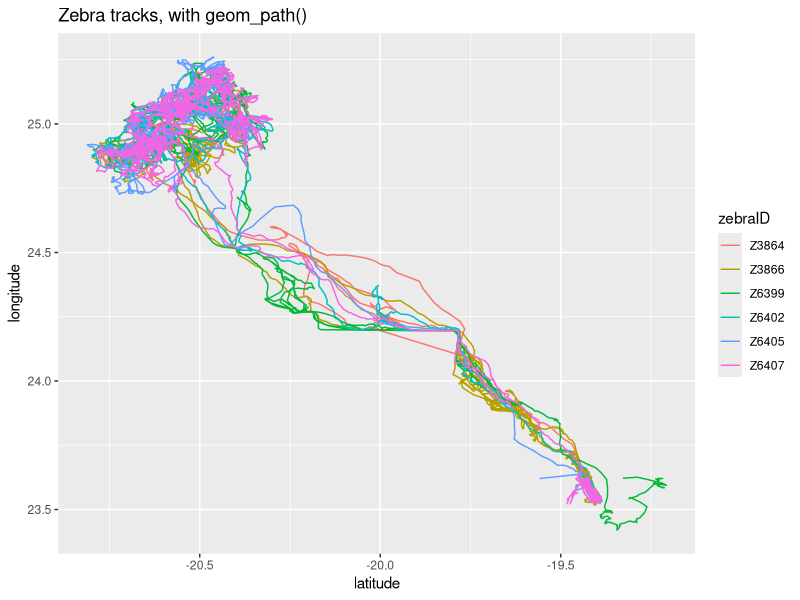
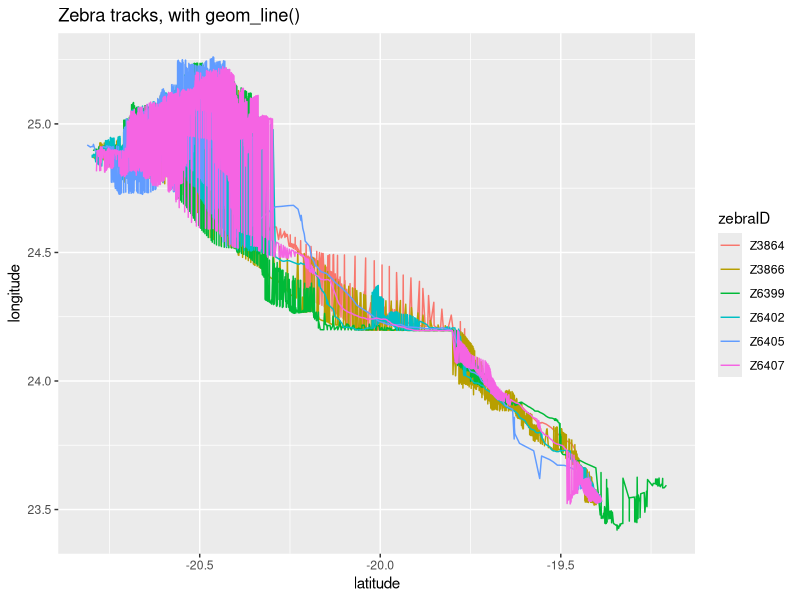

The R script that drew these images, in order:
# Activity 02_02: drawing paths

library(ggplot2)

# load the dataset: the tracking of 6 zebras in northern Botswana.
# Sample of the data from "Bartlam-Brooks HLA, Beck PSA, Bohrer G, Harris S (2013) In search of greener pastures—using satellite images to predict the effects of environmental change on zebra migration. Journal of Geophysical Research: Biogeosciences v 188, p 1–11. doi:10.1002/jgrg.20096"
# Available at: https://www.datarepository.movebank.org/handle/10255/move.343
migratoryZebras <- read.csv("migratingZebras.csv")
head(migratoryZebras)

# plotting with geom_path
p <- ggplot(migratoryZebras, aes(x = latitude, y= longitude, color = zebraID)) 
p + geom_path() + ggtitle("Zebra tracks, with geom_path()")

# plotting with geom_line()
p + geom_line() + ggtitle("Zebra tracks, with geom_line()")


# for more information:
# http://docs.ggplot2.org/current/geom_path.html